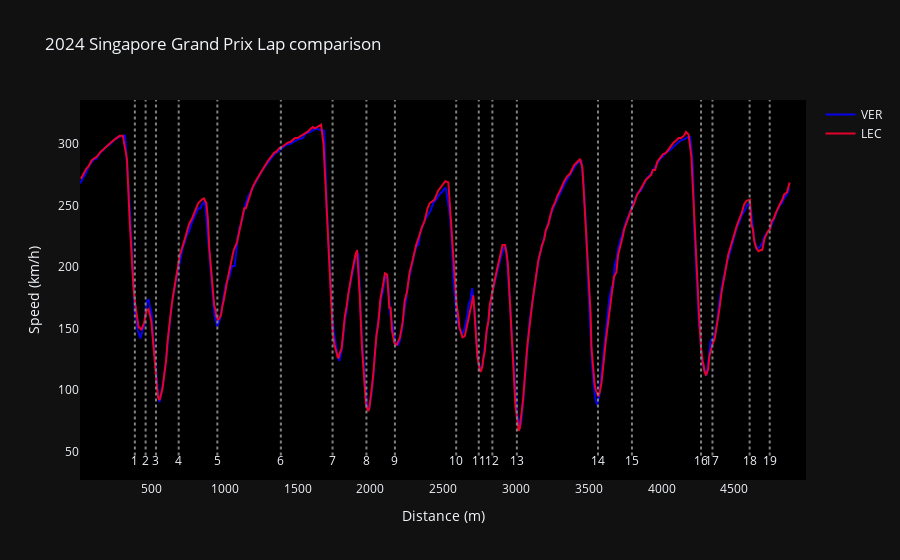

This figure's notebook cell:
### Markdown cell above
### Comparison

### Code cell
plot_telemetry(session, mode='Speed', drivers=['VER', 'LEC'])

### Figure 1 — Plotly figure (JSON) as saved in the notebook; plotly's stock layout.template omitted (floating-point values rounded to 4 significant figures; data arrays with more than 128 entries replaced by an {"elided": "..."} marker saying what was removed)
{"data": [{"line": {"color": "#0600ef"}, "mode": "lines", "name": "VER", "type": "scatter", "x": {"elided": "339 float values"}, "y": {"elided": "339 int values"}}, {"line": {"color": "#e8002d"}, "mode": "lines", "name": "LEC", "type": "scatter", "x": {"elided": "332 float values"}, "y": {"elided": "332 int values"}}, {"line": {"color": "grey", "dash": "dot"}, "mode": "lines", "showlegend": false, "type": "scatter", "x": [382.3, 382.3], "y": [47, 336]}, {"mode": "text", "showlegend": false, "text": ["1"], "textposition": "top center", "type": "scatter", "x": [382.3], "y": [37]}, {"line": {"color": "grey", "dash": "dot"}, "mode": "lines", "showlegend": false, "type": "scatter", "x": [456.3, 456.3], "y": [47, 336]}, {"mode": "text", "showlegend": false, "text": ["2"], "textposition": "top center", "type": "scatter", "x": [456.3], "y": [37]}, {"line": {"color": "grey", "dash": "dot"}, "mode": "lines", "showlegend": false, "type": "scatter", "x": [527.3, 527.3], "y": [47, 336]}, {"mode": "text", "showlegend": false, "text": ["3"], "textposition": "top center", "type": "scatter", "x": [527.3], "y": [37]}, {"line": {"color": "grey", "dash": "dot"}, "mode": "lines", "showlegend": false, "type": "scatter", "x": [683.4, 683.4], "y": [47, 336]}, {"mode": "text", "showlegend": false, "text": ["4"], "textposition": "top center", "type": "scatter", "x": [683.4], "y": [37]}, {"line": {"color": "grey", "dash": "dot"}, "mode": "lines", "showlegend": false, "type": "scatter", "x": [948.9, 948.9], "y": [47, 336]}, {"mode": "text", "showlegend": false, "text": ["5"], "textposition": "top center", "type": "scatter", "x": [948.9], "y": [37]}, {"line": {"color": "grey", "dash": "dot"}, "mode": "lines", "showlegend": false, "type": "scatter", "x": [1385.0, 1385.0], "y": [47, 336]}, {"mode": "text", "showlegend": false, "text": ["6"], "textposition": "top center", "type": "scatter", "x": [1385.0], "y": [37]}, {"line": {"color": "grey", "dash": "dot"}, "mode": "lines", "showlegend": false, "type": "scatter", "x": [1740.0, 1740.0], "y": [47, 336]}, {"mode": "text", "showlegend": false, "text": ["7"], "textposition": "top center", "type": "scatter", "x": [1740.0], "y": [37]}, {"line": {"color": "grey", "dash": "dot"}, "mode": "lines", "showlegend": false, "type": "scatter", "x": [1973.0, 1973.0], "y": [47, 336]}, {"mode": "text", "showlegend": false, "text": ["8"], "textposition": "top center", "type": "scatter", "x": [1973.0], "y": [37]}, {"line": {"color": "grey", "dash": "dot"}, "mode": "lines", "showlegend": false, "type": "scatter", "x": [2169.0, 2169.0], "y": [47, 336]}, {"mode": "text", "showlegend": false, "text": ["9"], "textposition": "top center", "type": "scatter", "x": [2169.0], "y": [37]}, {"line": {"color": "grey", "dash": "dot"}, "mode": "lines", "showlegend": false, "type": "scatter", "x": [2589.0, 2589.0], "y": [47, 336]}, {"mode": "text", "showlegend": false, "text": ["10"], "textposition": "top center", "type": "scatter", "x": [2589.0], "y": [37]}, {"line": {"color": "grey", "dash": "dot"}, "mode": "lines", "showlegend": false, "type": "scatter", "x": [2744.0, 2744.0], "y": [47, 336]}, {"mode": "text", "showlegend": false, "text": ["11"], "textposition": "top center", "type": "scatter", "x": [2744.0], "y": [37]}, {"line": {"color": "grey", "dash": "dot"}, "mode": "lines", "showlegend": false, "type": "scatter", "x": [2838.0, 2838.0], "y": [47, 336]}, {"mode": "text", "showlegend": false, "text": ["12"], "textposition": "top center", "type": "scatter", "x": [2838.0], "y": [37]}, {"line": {"color": "grey", "dash": "dot"}, "mode": "lines", "showlegend": false, "type": "scatter", "x": [3006.0, 3006.0], "y": [47, 336]}, {"mode": "text", "showlegend": false, "text": ["13"], "textposition": "top center", "type": "scatter", "x": [3006.0], "y": [37]}, {"line": {"color": "grey", "dash": "dot"}, "mode": "lines", "showlegend": false, "type": "scatter", "x": [3563.0, 3563.0], "y": [47, 336]}, {"mode": "text", "showlegend": false, "text": ["14"], "textposition": "top center", "type": "scatter", "x": [3563.0], "y": [37]}, {"line": {"color": "grey", "dash": "dot"}, "mode": "lines", "showlegend": false, "type": "scatter", "x": [3797.0, 3797.0], "y": [47, 336]}, {"mode": "text", "showlegend": false, "text": ["15"], "textposition": "top center", "type": "scatter", "x": [3797.0], "y": [37]}, {"line": {"color": "grey", "dash": "dot"}, "mode": "lines", "showlegend": false, "type": "scatter", "x": [4271.0, 4271.0], "y": [47, 336]}, {"mode": "text", "showlegend": false, "text": ["16"], "textposition": "top center", "type": "scatter", "x": [4271.0], "y": [37]}, {"line": {"color": "grey", "dash": "dot"}, "mode": "lines", "showlegend": false, "type": "scatter", "x": [4350.0, 4350.0], "y": [47, 336]}, {"mode": "text", "showlegend": false, "text": ["17"], "textposition": "top center", "type": "scatter", "x": [4350.0], "y": [37]}, {"line": {"color": "grey", "dash": "dot"}, "mode": "lines", "showlegend": false, "type": "scatter", "x": [4605.0, 4605.0], "y": [47, 336]}, {"mode": "text", "showlegend": false, "text": ["18"], "textposition": "top center", "type": "scatter", "x": [4605.0], "y": [37]}, {"line": {"color": "grey", "dash": "dot"}, "mode": "lines", "showlegend": false, "type": "scatter", "x": [4743.0, 4743.0], "y": [47, 336]}, {"mode": "text", "showlegend": false, "text": ["19"], "textposition": "top center", "type": "scatter", "x": [4743.0], "y": [37]}], "layout": {"plot_bgcolor": "black", "showlegend": true, "title": {"text": "2024 Singapore Grand Prix Lap comparison"}, "xaxis": {"showgrid": false, "title": {"text": "Distance (m)"}}, "yaxis": {"range": [27, 336], "showgrid": false, "title": {"text": "Speed (km/h)"}}}}
